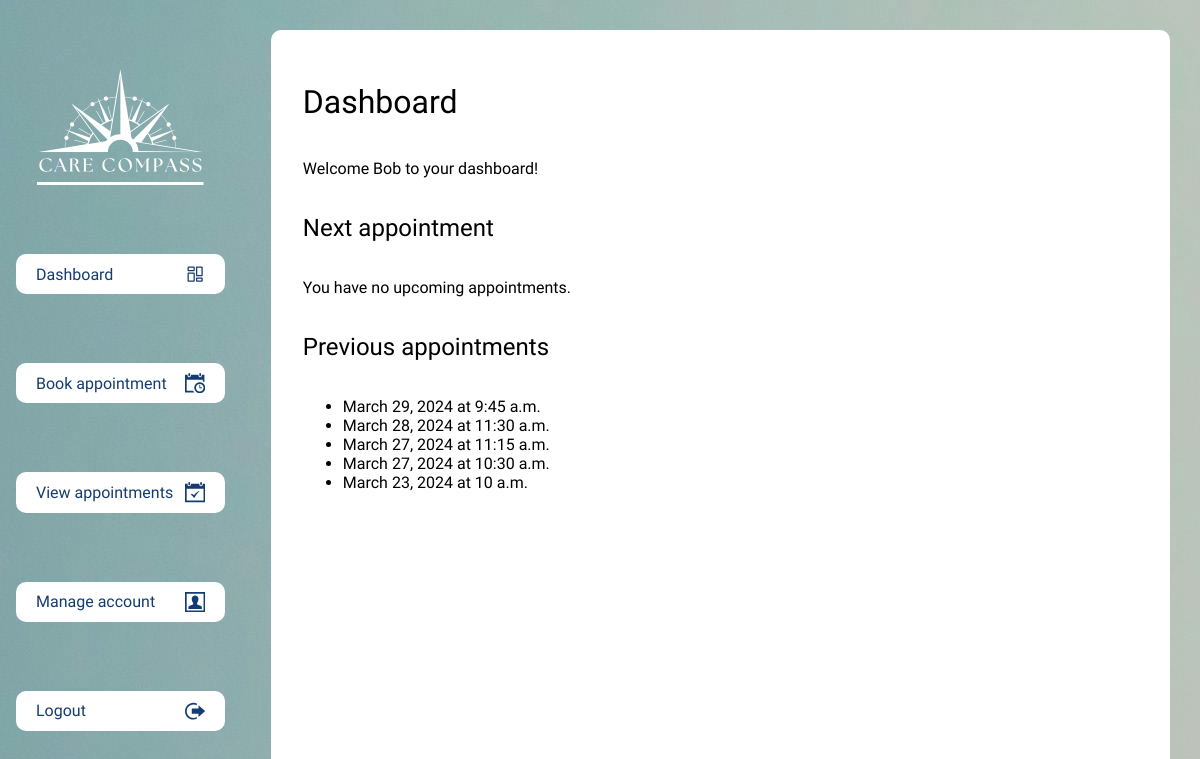
Before: /dashboard/ (signed in) with the older database file.
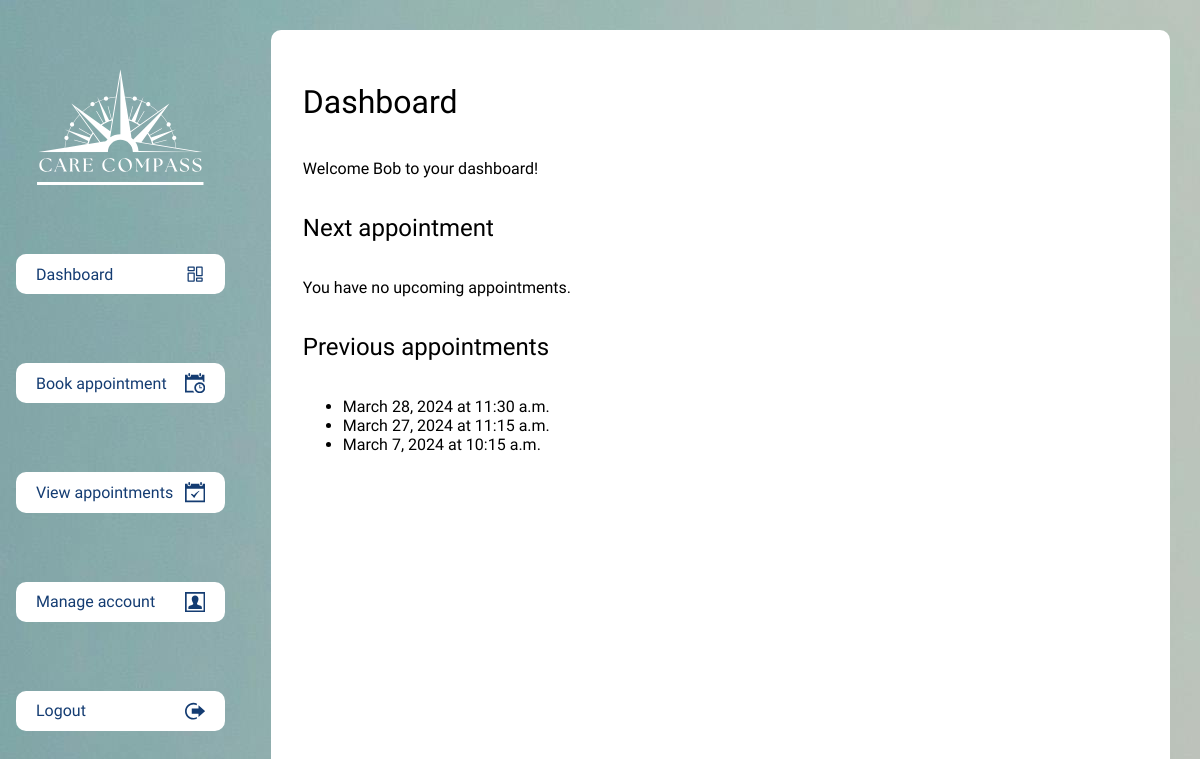
After: the same page with the newer database file.
### appointments/models.py (models this page shows, shortened)
class Appointment(models.Model):
    user = models.ForeignKey(settings.AUTH_USER_MODEL, on_delete=models.CASCADE, related_name='appointments')
    appointment_type = models.CharField(max_length=100)
    date = models.DateField()
    time = models.TimeField()
    contact_number = models.CharField(max_length=15)
    user_notes = models.TextField(blank=True)
    admin_notes = models.TextField(blank=True)
    created_at = models.DateTimeField(auto_now_add=True)
    updated_at = models.DateTimeField(auto_now=True)

### accounts/views.py (the view)
# urls.py: path('dashboard/', views.dashboard_view, name='dashboard'),
@login_required
def dashboard_view(request):
    user_appointments = Appointment.objects.filter(user=request.user)
    next_appointment = user_appointments.filter(date__gte=datetime.now().date()).order_by('date', 'time').first()
    previous_appointments = user_appointments.filter(date__lt=datetime.now().date()).order_by('-date', '-time')[:5]
    return render(request, 'accounts/dashboard.html', {'next_appointment': next_appointment, 'previous_appointments': previous_appointments})

### templates/accounts/dashboard.html (shortened to what this page needs)
{% extends 'base.html' %} {% block content %}
{% if not user.is_admin %}
<h1>Dashboard</h1>
<p>Welcome {{ user.first_name }} to your dashboard!</p>
<h2>Next appointment</h2>
{% if next_appointment %}
<p>Your next appointment is on <strong>{{ next_appointment.date }} at {{ next_appointment.time }}</strong></p>
{% else %}
<p>You have no upcoming appointments.</p>
{% endif %}
<h2>Previous appointments</h2>
{% if previous_appointments %}
<ul>
    {% for appointment in previous_appointments %}
    <li>{{ appointment.date }} at {{ appointment.time }}</li>
    {% endfor %}
</ul>
{% else %}
<p>You have no previous appointments.</p>
{% endif %}
{% endif %}
{% endblock %}

Changed rows visible on the page:
removed Appointment: date "March 29, 2024", time "9:45 a.m."
removed Appointment: date "March 27, 2024", time "10:30 a.m."
removed Appointment: date "March 23, 2024", time "10 a.m."
now on this page (row unchanged): Appointment: date "March 7, 2024", time "10:15 a.m."
